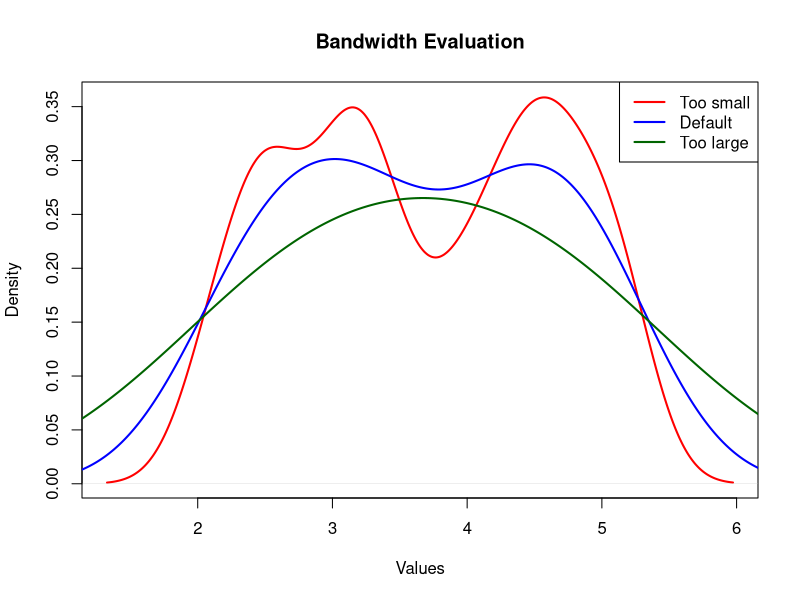

This chart was generated by the following R code:
y <- c(2.1, 2.4, 2.5, 2.7, 3.0, 3.1, 3.3, 3.4,
       3.8, 4.1, 4.3, 4.5, 4.6, 4.8, 5.0, 5.2)

default_bw <- bw.nrd0(y)

cat("Half bandwidth:", default_bw / 2, "\n")
cat("Default bandwidth:", default_bw, "\n")
cat("Double bandwidth:", default_bw * 2, "\n")

# Compare the three density curves
plot(density(y, bw = default_bw / 2),
     main = "Bandwidth Evaluation",
     xlab = "Values",
     col = "red",
     lwd = 2)

lines(density(y, bw = default_bw),
      col = "blue",
      lwd = 2)

lines(density(y, bw = default_bw * 2),
      col = "darkgreen",
      lwd = 2)

legend("topright",
       legend = c("Too small", "Default", "Too large"),
       col = c("red", "blue", "darkgreen"),
       lwd = 2)

cat("A very small bandwidth produces a rough curve.\n")
cat("A very large bandwidth oversmooths the distribution.\n")
cat("The default bandwidth is recommended as a balanced choice.\n")
